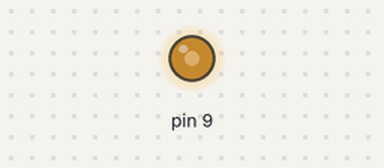
This sketch was run on a simulated Arduino Uno, built with avr-gcc and run on an emulated ATmega328P. On the bench: output pins drawn as LEDs (lit = HIGH).

Above: at 0.1 s.
Timing chart, 0 to 1.6 s (numbered marks = the images above):
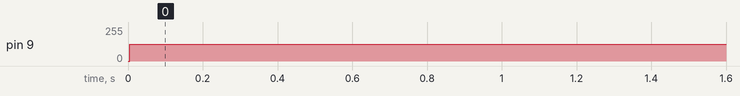

Measured:
- by itself, pin 9: 0/255 → 127/255 at 0.00 s

The sketch:

Fast_PWM.ino
```cpp
/*
Arduino Nano fast PWM implementation

Generates a fast-pwm signal on pin D9, 50% duty cycle, 243KHz (nominal 244.144KHz), as provided hereby.
Adjust duty cycle with OCR1A.
Adjust frequency with ICR1.
Extends functionality on comparator detection via ISR TIMER1_COMPA vector.
Leverages Timer/Counter1 register to offer best hardware MCU resolution of 16bit.

By: Javier.
Portfolio: https://sites.google.com/view/b-eng-jarl/home
Arduino Forums: j4v13r_987
GitHub: J4v1987

History:
  H1. Loaded to Arduino Nano V3 using Arduino IDE 2.3.6. Deemed operational as per read-me photograph.

Further reading:
  FR1. Atmel (2015). ATmega328P 8-bit AVR Microcontroller with 32K Bytes In-System Programmable Flash DATASHEET. [online] Available at: https://ww1.microchip.com/downloads/en/DeviceDoc/Atmel-7810-Automotive-Microcontrollers-ATmega328P_Datasheet.pdf.

Acknowledgements:
  ACK1. Harvard-style references: MyBib Contributors (2019). Harvard Referencing Generator – FREE – (updated for 2019). [online] MyBib. Available at: https://www.mybib.com/tools/harvard-referencing-generator.
  ACK2. Peer-checking and internet data scrapping: Pi.ai. (2025). Pi, your personal AI. [online] Available at: https://pi.ai.

Discussions:
  DS1. Arduino Forum. (2025). Is the Timer/Counter 0 limited to prescaler of 64? [online] Available at: https://forum.arduino.cc/t/is-the-timer-counter-0-limited-to-prescaler-of-64/1376889?u=j4v13r_987 [Accessed 29 Apr. 2025].
  DS2. Dylan144GT (2018). Setting up Arduino Uno (ATMEGA328P) PWM with Timer1. [online] Stack Overflow. Available at: https://stackoverflow.com/questions/48873501/setting-up-arduino-uno-atmega328p-pwm-with-timer1.
*/

ISR(TIMER1_COMPA_vect)
{
  //Do nothing
}

void setup() {
  // Set pin D9 as output, tied to OC1A register.
  // FR1: sec. 13.3.1, figure 1-1.
  DDRB = (1 << DDB1);

  // Reset the timer 1 register to assure initialization from zero.
  // FR1: sec. 15.2.1, figure 15-1, figure 15-7.
  TCNT1 = 0;

  // Set WGM mode 5, TOP compare at ICR1, toggle at OCR1A, no prescaler, .
  // FR1: sec. 15.11.1, 15.11.2, table 15-3, table 15-5, table 15-6.
  TCCR1A = 1<<(COM1A1) | 0<<(COM1A0) | 0<<(COM1B1) | 0<<(COM1B0) | 1<<(WGM11) | 0<<(WGM10);
  TCCR1B = 1<<(WGM13) | 1<<(WGM12) | 0<<(CS12) | 0<<(CS11) | 1<<(CS10);

  // FR1: sec. 15.9.3, figure 15-1, figure 15-7
  // Define PWM characteristics
  // ICR1 defines PWM frequency with a 16-bit resolution (0-65535)
  //    PWM frequency for this particular implementation
  //    is defined by formula:
  //
  //    fpwm=fmcu/(N*(1+ICR1))
  //
  // OCR1A defines pulse width duty cycle with a 16-bit resolution (0-65535)
  ICR1 = 65535;
  OCR1A = ICR1/2;

  // FR1: sec. 15.11.8
  // Enable the Timer/Counter0 Output Compare A Match Interrupt (OCIE0A)
  // This may be necessary to fully enable the PWM output on OC1A/PB1
  // depending on algorithm functionality as per design requirements
  //    If required, corresponding ISR is to be defined before setup. E.g. ISR(TIMER1_COMPA_vect)
  //    else, avoid summoning TIMSK1.
  //    Note: Summoning TIMSK1 and leaving ISR underdefined may cause PWM comparators to misfire
  TIMSK1 = 1<<(OCIE1A);
}

void loop() {
  // No need for anything here, as the PWM output is already configured and running
}
```
